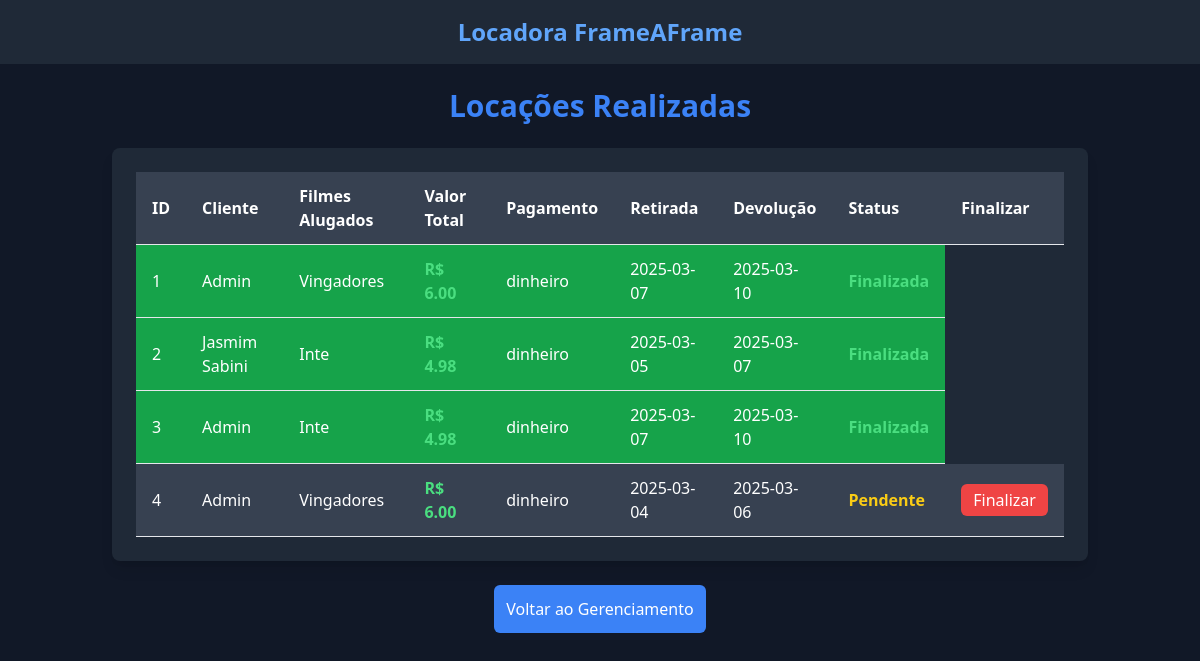
The page /relatorios/locacoes (signed in) on the database its author committed.
### app/models.py (models this page shows, shortened)
class Filme(db.Model):
    id = db.Column(db.Integer, primary_key=True)
    titulo = db.Column(db.String(100), unique=True, nullable=False)
    genero = db.Column(db.String(50), nullable=False)
    ano = db.Column(db.Integer, nullable=False)
    diretor = db.Column(db.String(100))
    quantidade_disponivel = db.Column(db.Integer, nullable=False)
    descricao = db.Column(db.Text, nullable=True)  # 🔹 Adicionamos descrição
    preco = db.Column(db.Float, nullable=False)  # 🔹 Adicionamos preço
    imagem_url = db.Column(db.String(255), nullable=True)  # 🔹 Link da imagem

class Usuario(db.Model, UserMixin):
    id = db.Column(db.Integer, primary_key=True)
    nome = db.Column(db.String(100), nullable=False)
    email = db.Column(db.String(120), unique=True, nullable=False)
    senha_hash = db.Column(db.String(256), nullable=False)
    is_admin = db.Column(db.Boolean, default=False)
    cliente = db.relationship(
        "Cliente", back_populates="usuario", uselist=False)

class Locacao(db.Model):
    id = db.Column(db.Integer, primary_key=True)
    cliente_id = db.Column(db.Integer, db.ForeignKey(
        "cliente.id"), nullable=False)
    filme_id = db.Column(db.Integer, db.ForeignKey("filme.id"), nullable=False)
    data_locacao = db.Column(db.Date, nullable=False)
    data_devolucao_prevista = db.Column(db.Date, nullable=False)
    data_devolucao_real = db.Column(db.Date, nullable=True)
    valor_total = db.Column(db.Float, nullable=False)
    multa = db.Column(db.Float, default=0.0)
    forma_pagamento = db.Column(db.String(50), nullable=False)
    retirada_feita = db.Column(db.Boolean, default=False)
    preco_diario = db.Column(db.Float, nullable=False)
    finalizada = db.Column(db.Boolean, default=False)
    filme = db.relationship("Filme", backref="locacoes")

### app/routes/relatorios.py (the view)
@relatorios_bp.route("/relatorios/locacoes")
@login_required
def listar_locacoes():
    if current_user.is_admin:
        locacoes = Locacao.query.all()
        relatorios = []
        for locacao in locacoes:
            cliente = Usuario.query.get(locacao.cliente_id)
            filmes = Filme.query.filter(Filme.id == locacao.filme_id).all()
            relatorios.append({
                "id": locacao.id,
                "cliente_nome": cliente.nome,
                "filmes": [filme.titulo for filme in filmes],
                "valor_total": locacao.valor_total,
                "forma_pagamento": locacao.forma_pagamento,
                "data_retirada": locacao.data_locacao,
                "data_devolucao": locacao.data_devolucao_prevista,
                "finalizada": locacao.finalizada,  # Exibe o status finalizada
            })
        return render_template("relatorios_locacoes.html", relatorios=relatorios)
    else:
        return "Você não tem permissão para acessar esta página.", 403

### app/__init__.py (called while the page is built)
@login_manager.user_loader
def load_user(user_id):
    from app.models import Usuario
    return Usuario.query.get(int(user_id))

### app/templates/relatorios_locacoes.html (shortened to what this page needs)
{% extends "base.html" %}
{% block content %}
<div class="flex flex-col items-center min-h-screen">
    <h1 class="text-3xl font-bold text-blue-500 mb-6">Locações Realizadas</h1>
    <div class="w-full max-w-6xl bg-gray-800 p-6 rounded-lg shadow-lg">
        {% if relatorios %}
        <table class="w-full text-white">
            <thead>
                <tr class="bg-gray-700">
                    <th class="py-3 px-4 border-b text-left">ID</th>
                    <th class="py-3 px-4 border-b text-left">Cliente</th>
                    <th class="py-3 px-4 border-b text-left">Filmes Alugados</th>
                    <th class="py-3 px-4 border-b text-left">Valor Total</th>
                    <th class="py-3 px-4 border-b text-left">Pagamento</th>
                    <th class="py-3 px-4 border-b text-left">Retirada</th>
                    <th class="py-3 px-4 border-b text-left">Devolução</th>
                    <th class="py-3 px-4 border-b text-left">Status</th>
                    {% if current_user.is_admin %}
                    <th class="py-3 px-4 border-b text-left">Finalizar</th>
                    {% endif %}
                </tr>
            </thead>
            <tbody>
                {% for relatorio in relatorios %}
                <tr class="{% if relatorio.finalizada %}bg-green-600{% else %}bg-gray-700{% endif %} hover:bg-gray-600">
                    <td class="py-3 px-4 border-b">{{ relatorio.id }}</td>
                    <td class="py-3 px-4 border-b">{{ relatorio.cliente_nome }}</td>
                    <td class="py-3 px-4 border-b">{{ relatorio.filmes | join(', ') }}</td>
                    <td class="py-3 px-4 border-b text-green-400 font-bold">R$ {{ '%.2f' % relatorio.valor_total }}</td>
                    <td class="py-3 px-4 border-b">{{ relatorio.forma_pagamento }}</td>
                    <td class="py-3 px-4 border-b">{{ relatorio.data_retirada }}</td>
                    <td class="py-3 px-4 border-b">{{ relatorio.data_devolucao }}</td>
                    <td class="py-3 px-4 border-b font-bold">
                        {% if relatorio.finalizada %}
                        <span class="text-green-400">Finalizada</span>
                        {% else %}
                        <span class="text-yellow-400">Pendente</span>
                        {% endif %}
                    </td>
                    {% if current_user.is_admin and not relatorio.finalizada %}
                    <td class="py-3 px-4 border-b">
                        <form method="POST"
                            action="{{ url_for('relatorios.finalizar_locacao', locacao_id=relatorio.id) }}">
                            <button type="submit" class="bg-red-500 text-white px-3 py-1 rounded-md hover:bg-red-700">
                                Finalizar
                            </button>
                        </form>
                    </td>
                    {% endif %}
                </tr>
                {% endfor %}
            </tbody>
        </table>
        {% else %}
        <p class="text-gray-400 text-center">Nenhuma locação registrada até o momento.</p>
        {% endif %}
    </div>
    <a href="{{ url_for('relatorios.hub') }}"
        class="mt-6 block bg-blue-500 text-white p-3 rounded-md hover:bg-blue-600">
        Voltar ao Gerenciamento
    </a>
</div>
{% endblock %}

### rows shown on the page
Filme: id "1", cliente_nome "Admin", filmes "Vingadores", forma_pagamento "dinheiro", data_retirada "2025-03-07", data_devolucao "2025-03-10", shows "Finalizada", id "4", data_retirada "2025-03-04", data_devolucao "2025-03-06"
Locacao: valor_total "6.00"
Filme: id "2", cliente_nome "Jasmim Sabini", filmes "Inte", forma_pagamento "dinheiro", data_retirada "2025-03-05", data_devolucao "2025-03-07", shows "Finalizada", id "3", cliente_nome "Admin", data_retirada "2025-03-07", data_devolucao "2025-03-10"
Locacao: valor_total "4.98"
Locacao: valor_total "4.98"
Locacao: valor_total "6.00"
